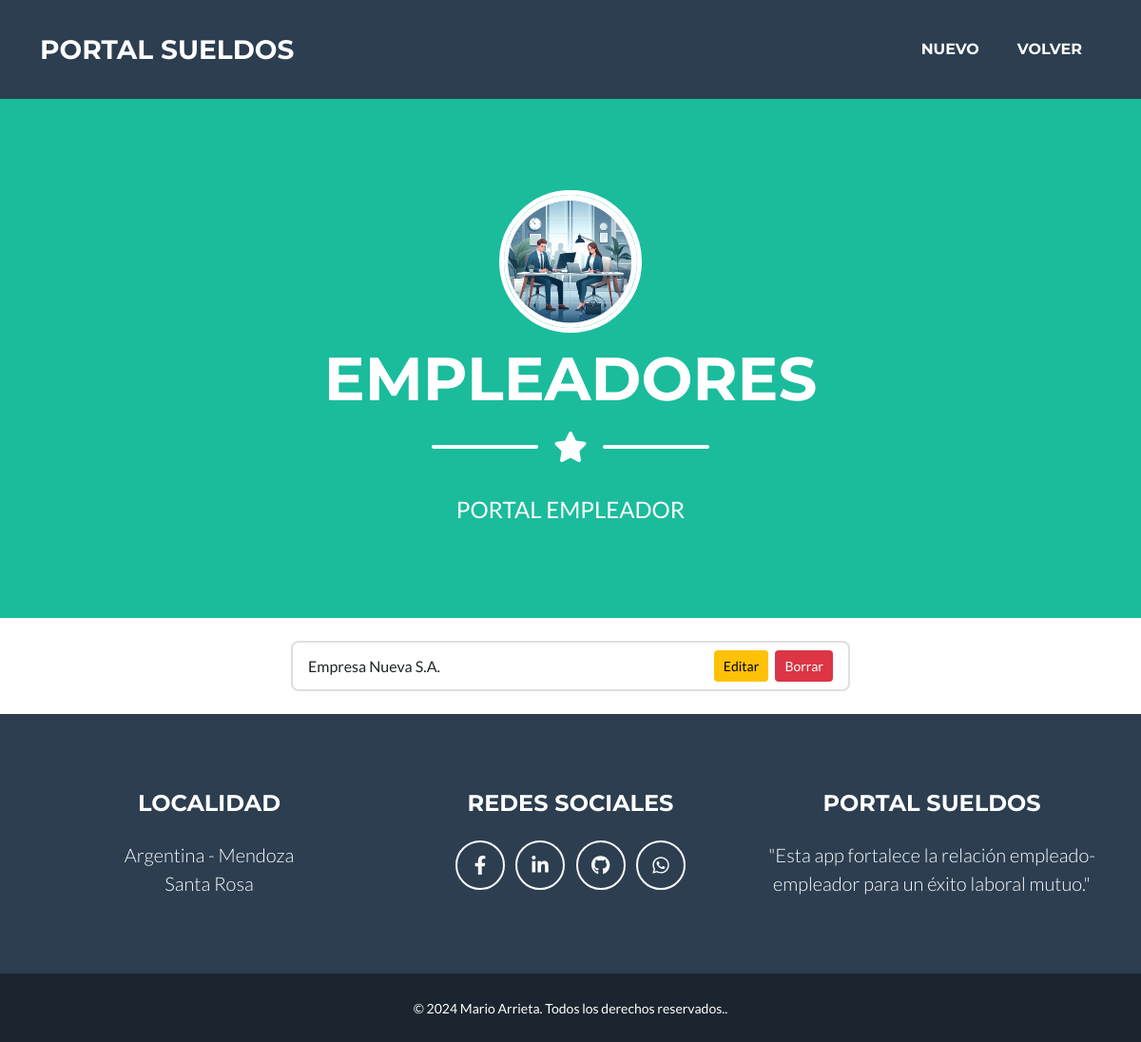
Page /empleador/empleador/buscar/ (signed in) on the earlier database version.
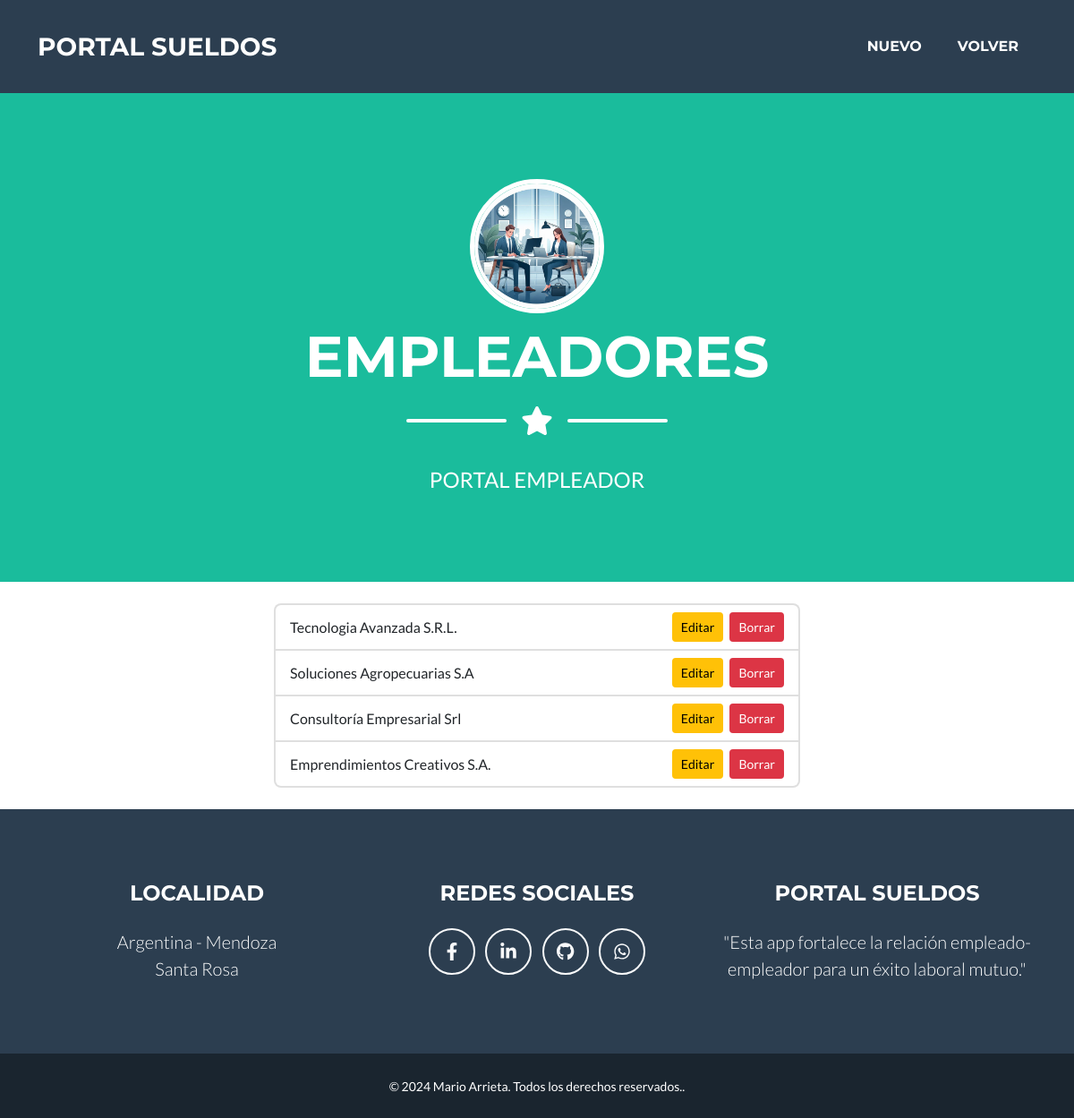
Same page on the later database version.
### empleador/models.py (models this page shows)
class Empleador (models.Model):
    razonSocial = models.CharField(max_length=50, verbose_name="Razon Social")
    cuit = models.PositiveIntegerField(validators=[validate_cuil_length], unique=True, verbose_name="CUIT")
    email = models.EmailField(verbose_name="e-Mail")
    def __str__(self):
        return f"{self.razonSocial.title()}"
    class Meta:
        verbose_name = "Empleador"
        verbose_name_plural = "Empleadores"

### empleador/views.py (the view)
class EmpleadorRead(LoginRequiredMixin, ListView):
    model = models.Empleador
    template_name = "empleador/empleador_buscar.html"
    login_url = reverse_lazy ("empleador:login")

### empleador/templates/empleador/empleador_buscar.html (shortened to what this page needs)
{% extends 'core/base.html' %}
{% load static %}
{% block  titulo%}
    <li class="nav-item mx-0 mx-lg-1"><a class="nav-link py-3 px-0 px-lg-3 rounded" href="{% url 'empleador:empleador_create' %}">Nuevo</a></li>
    <li class="nav-item mx-0 mx-lg-1"><a class="nav-link py-3 px-0 px-lg-3 rounded" href="{% url 'empleador:index' %}">Volver</a></li>
{% endblock titulo %}
{% block imagen %}
   {% static 'empleador/img/empleador.webp' %}
{% endblock imagen %}
{% block pagina%}
   EMPLEADORES
{% endblock pagina%}
{% block mensaje%}
    PORTAL EMPLEADOR
{% endblock mensaje%}
{% block formulario %}
    <br>
    {% if object_list %}
    <div class="row justify-content-center">
        <div class="col-lg-6">
            <ul class="list-group">
                {% for empleador in object_list %}
                <li class="list-group-item d-flex justify-content-between align-items-center">
                    <div>
                        {{ empleador }}
                    </div>
                    <div>
                        <a href="{% url 'empleador:empleador_update' empleador.id %}" class="btn btn-sm btn-primary mx-1 btn-warning">Editar</a>
                        <a href="{% url 'empleador:empleador_delete' empleador.id %}" class="btn btn-sm btn-danger">Borrar</a>
                    </div>
                </li>
                {% endfor %}
            </ul>
        </div>
    </div>
    {% endif %}
    <br>
{% endblock formulario %}

Differences in the rows shown:
removed Empleador: razonSocial "Empresa Nueva S.A."
added Empleador: razonSocial "Tecnologia Avanzada S.R.L."
added Empleador: razonSocial "Soluciones Agropecuarias S.A"
added Empleador: razonSocial "Consultoría Empresarial Srl"
added Empleador: razonSocial "Emprendimientos Creativos S.A."
